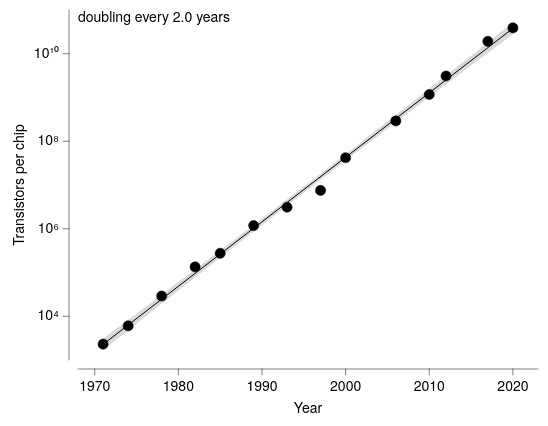

Write the Vega-Lite specification saved for this chart.
### Vega-Lite specification from a JSON file in a GitHub repository (floating-point values rounded to 4 significant figures)
{"background": null, "config": {"arc": {"fill": "#DBDBDB", "fillOpacity": 1.0, "innerRadius": 43.75, "padAngle": 0.03, "stroke": "black", "strokeOpacity": 1, "strokeWidth": 0.25}, "area": {"fill": "#DBDBDB", "fillOpacity": 1.0, "stroke": "black", "strokeOpacity": 1, "strokeWidth": 0.25}, "axis": {"domain": true, "domainCap": "round", "domainColor": "black", "domainWidth": 0.25, "grid": false, "gridCap": "round", "gridColor": "#F1F1F1", "gridDash": [0, 0], "gridOpacity": 1.0, "gridWidth": 0.25, "labelColor": "black", "labelFont": "Helvetica Neue, HelveticaNeue, Helvetica, Arial, sans-serif", "labelFontSize": 7, "labelFontStyle": "normal", "labelFontWeight": 400, "offset": 4.5, "ticks": true, "tickCap": "round", "tickColor": "black", "tickRound": false, "tickSize": 3, "tickWidth": 0.25, "titleColor": "black", "titleFont": "Helvetica Neue, HelveticaNeue, Helvetica, Arial, sans-serif", "titleFontSize": 7, "titleFontStyle": "normal", "titleFontWeight": 400}, "axisX": {"domain": true, "labelAlign": "center", "labelAngle": 0, "labels": true, "ticks": true, "translate": 0}, "axisY": {"domain": true, "labelAlign": "right", "labelAngle": 0, "labels": true, "ticks": true, "translate": 0}, "axisRight": {"domain": true, "labelAlign": "left", "labelAngle": 0, "labels": true, "ticks": true, "translate": 0}, "axisTop": {"domain": true, "labelAlign": "center", "labelAngle": 0, "labels": true, "ticks": true, "translate": 0}, "axisBand": {"tickOffset": 0}, "bar": {"fill": "#DBDBDB", "fillOpacity": 1.0, "stroke": "black", "strokeOpacity": 1, "strokeWidth": 0.25}, "boxplot": {"size": 15.75, "ticks": {"cornerRadius": 0.25, "fill": "black", "opacity": 1, "size": 7.875, "thickness": 0.25}, "box": {"fillOpacity": 1.0, "stroke": "black", "strokeOpacity": 1, "strokeWidth": 0.25}, "median": {"cornerRadius": 0, "fill": "black", "fillOpacity": 1.0, "opacity": 1, "size": 15.75, "thickness": 0.25}, "rule": {"fill": "black", "fillOpacity": 1.0, "size": 17.5, "stroke": "black", "strokeDash": [0, 0], "strokeOpacity": 1, "strokeWidth": 0.25}, "outliers": {"color": "black", "fill": "black", "fillOpacity": 1.0, "size": 0, "stroke": "black", "strokeOpacity": 1, "strokeWidth": 0.25}}, "circle": {"fill": "black", "fillOpacity": 1.0, "size": 2.188, "stroke": null, "strokeOpacity": 1, "strokeWidth": 0.25}, "errorband": {"band": {"fillOpacity": 0.6, "stroke": null, "strokeWidth": 0.25, "strokeOpacity": 1}, "borders": {"opacity": 0, "strokeOpacity": 0.25, "strokeWidth": 1}}, "errorbar": {"opacity": 1, "rule": {"strokeDash": [0, 0], "strokeWidth": 0.25}, "ticks": {"color": "black", "cornerRadius": 0.125, "opacity": 1, "size": 10.5, "thickness": 0.25}, "thickness": 0.25}, "font": "Helvetica Neue, HelveticaNeue, Helvetica, Arial, sans-serif", "geoshape": {"fill": "#DBDBDB", "fillOpacity": 1.0, "stroke": "black", "strokeOpacity": 1, "strokeWidth": 0.25}, "header": {"labelColor": "black", "labelFont": "Helvetica Neue, HelveticaNeue, Helvetica, Arial, sans-serif", "labelFontSize": 7, "labelFontStyle": "normal", "labelFontWeight": 400, "titleColor": "black", "titleFont": "Helvetica Neue, HelveticaNeue, Helvetica, Arial, sans-serif", "titleFontSize": 7, "titleFontStyle": "normal", "titleFontWeight": 400, "titlePadding": 0}, "legend": {"disable": false, "offset": 4.5, "titlePadding": 4, "labelOffset": 2, "gradientLabelOffset": 2, "gradientLength": 87.5, "gradientThickness": 8.75, "gradientOpacity": 1.0, "gradientStrokeColor": "black", "gradientStrokeWidth": 0.25, "labelColor": "black", "labelFont": "Helvetica Neue, HelveticaNeue, Helvetica, Arial, sans-serif", "labelFontSize": 7, "labelFontStyle": "normal", "labelFontWeight": 400, "strokeColor": "black", "strokeWidth": 0, "symbolSize": 42, "symbolStrokeColor": "black", "symbolStrokeWidth": 0.25, "titleColor": "black", "titleFont": "Helvetica Neue, HelveticaNeue, Helvetica, Arial, sans-serif", "titleFontSize": 7, "titleFontStyle": "normal", "titleFontWeight": 400}, "line": {"color": "black", "stroke": "black", "strokeCap": "butt", "strokeDash": [0, 0], "strokeOpacity": 1, "strokeWidth": 0.5}, "point": {"filled": true, "fill": "#DBDBDB", "fillOpacity": 1.0, "size": 8.75, "stroke": "black", "strokeOpacity": 1, "strokeWidth": 0.25}, "range": {"category": ["#B2B2B2", "#4A7CD3", "#008542", "#664CAF", "#509F98", "#636363", "#284F93", "#005226", "#382864", "#285753"], "diverging": {"scheme": ["#443E60", "#5F597E", "#7C759B", "#9994B6", "#B7B4CC", "#D6D5DC", "#F6F6F6", "#D1DAD9", "#A4C2BF", "#7AA9A4", "#578E89", "#37736E", "#1B5954"]}, "heatmap": {"scheme": ["#440154", "#472270", "#433E82", "#38598C", "#2C728E", "#238A8D", "#24A086", "#39B578", "#5DC862", "#96D646", "#CAE02D", "#FDE724"]}, "ordinal": {"scheme": ["#F1F1F1", "#DBDBDB", "#C6C6C6", "#B2B2B2", "#9D9D9D", "#898989", "#767676", "#636363", "#515151", "#404040", "#2F2F2F", "#1F1F1F"]}, "ramp": {"scheme": ["#440154", "#472270", "#433E82", "#38598C", "#2C728E", "#238A8D", "#24A086", "#39B578", "#5DC862", "#96D646", "#CAE02D", "#FDE724"]}}, "rule": {"color": "black", "stroke": "black", "strokeCap": "round", "strokeDash": [2, 2], "strokeOpacity": 1, "strokeWidth": 0.25}, "scale": {"barBandPaddingInner": 0.1, "rectBandPaddingInner": 0, "tickBandPaddingInner": 0.1, "bandPaddingOuter": 0.1, "bandWithNestedOffsetPaddingInner": 0.2, "bandWithNestedOffsetPaddingOuter": 0.2, "offsetBandPaddingInner": 0, "offsetBandPaddingOuter": 0, "round": false}, "rect": {"fill": "#DBDBDB", "fillOpacity": 1.0, "stroke": "black", "strokeOpacity": 1, "strokeWidth": 0.25}, "square": {"fill": "#DBDBDB", "fillOpacity": 1.0, "size": 17.5, "stroke": "black", "strokeOpacity": 1, "strokeWidth": 0.25}, "text": {"color": "black", "font": "Helvetica Neue, HelveticaNeue, Helvetica, Arial, sans-serif", "fontSize": 7, "fontStyle": "normal", "fontWeight": 400}, "tick": {"color": "black", "cornerRadius": 0.125, "opacity": 1.0, "size": 15.75, "thickness": 0.25}, "title": {"anchor": "middle", "frame": "group", "color": "black", "font": "Helvetica Neue, HelveticaNeue, Helvetica, Arial, sans-serif", "fontSize": 7, "fontStyle": "normal", "fontWeight": 400, "subtitleColor": "black", "subtitleFont": "Helvetica Neue, HelveticaNeue, Helvetica, Arial, sans-serif", "subtitleFontSize": "Helvetica Neue, HelveticaNeue, Helvetica, Arial, sans-serif", "subtitleFontStyle": "normal", "subtitleFontWeight": 400}, "trail": {"color": "black", "opacity": 1, "size": 0.5}, "view": {"continuousWidth": 230, "continuousHeight": 175, "discreteWidth": 230, "discreteHeight": 175, "fill": null, "stroke": null, "strokeWidth": 0.25}}, "layer": [{"data": {"name": "data-71ccae877fc7d63c338c61c9a3872b73"}, "mark": {"type": "point", "color": "black", "filled": true, "size": 26}, "encoding": {"x": {"axis": {"format": "d"}, "field": "year", "scale": {"domain": [1968, 2023], "nice": false}, "title": "Year", "type": "quantitative"}, "y": {"axis": {"labelExpr": "'10' + ['⁰','¹','²','³','⁴','⁵','⁶','⁷','⁸','⁹','¹⁰'][round(datum.value)]", "title": "Transistors per chip", "values": [4, 6, 8, 10]}, "field": "log_t", "scale": {"domain": [3, 11], "nice": false}, "type": "quantitative"}}}, {"layer": [{"data": {"name": "data-aa76fe6d7514a3e363a1a86e52d6f8d3"}, "mark": {"type": "area", "fill": "black", "fillOpacity": 0.15, "stroke": null, "strokeWidth": 0}, "encoding": {"x": {"field": "year", "type": "quantitative"}, "y": {"field": "log_t", "type": "quantitative"}, "y2": {"field": "__ci_hi"}}}, {"data": {"name": "data-b3e0e39151168cc30f0c8c2564fa1535"}, "mark": {"type": "line"}, "encoding": {"x": {"field": "year", "type": "quantitative"}, "y": {"field": "log_t", "type": "quantitative"}}}], "name": "__dysonsphere_df165ead900c5885_67"}, {"data": {"values": [{"__dysonsphere__": 1}]}, "mark": {"type": "text", "align": "left", "angle": 0, "baseline": "top", "dx": 0, "dy": 0, "opacity": 1.0}, "encoding": {"text": {"value": "doubling every 2.0 years"}, "x": {"value": 0}, "y": {"value": 0}}}], "$schema": "https://vega.github.io/schema/vega-lite/v6.4.1.json", "datasets": {"data-71ccae877fc7d63c338c61c9a3872b73": [{"year": 1971, "transistors": 2300, "log_t": 3.362}, {"year": 1974, "transistors": 6000, "log_t": 3.778}, {"year": 1978, "transistors": 29000, "log_t": 4.462}, {"year": 1982, "transistors": 134000, "log_t": 5.127}, {"year": 1985, "transistors": 275000, "log_t": 5.439}, {"year": 1989, "transistors": 1180000, "log_t": 6.072}, {"year": 1993, "transistors": 3100000, "log_t": 6.491}, {"year": 1997, "transistors": 7500000, "log_t": 6.875}, {"year": 2000, "transistors": 42000000, "log_t": 7.623}, {"year": 2006, "transistors": 291000000, "log_t": 8.464}, {"year": 2010, "transistors": 1170000000, "log_t": 9.068}, {"year": 2012, "transistors": 3100000000, "log_t": 9.491}, {"year": 2017, "transistors": 19200000000, "log_t": 10.28}, {"year": 2020, "transistors": 39000000000, "log_t": 10.59}], "data-aa76fe6d7514a3e363a1a86e52d6f8d3": [{"year": 1971.0, "log_t": 3.227, "__ci_hi": 3.489, "__dysonsphere__": 1}, {"year": 1972.0, "log_t": 3.344, "__ci_hi": 3.6, "__dysonsphere__": 1}, {"year": 1973.0, "log_t": 3.462, "__ci_hi": 3.712, "__dysonsphere__": 1}, {"year": 1973.0, "log_t": 3.58, "__ci_hi": 3.824, "__dysonsphere__": 1}, {"year": 1974.0, "log_t": 3.697, "__ci_hi": 3.936, "__dysonsphere__": 1}, {"year": 1975.0, "log_t": 3.815, "__ci_hi": 4.047, "__dysonsphere__": 1}, {"year": 1976.0, "log_t": 3.932, "__ci_hi": 4.159, "__dysonsphere__": 1}, {"year": 1976.0, "log_t": 4.049, "__ci_hi": 4.271, "__dysonsphere__": 1}, {"year": 1977.0, "log_t": 4.167, "__ci_hi": 4.383, "__dysonsphere__": 1}, {"year": 1978.0, "log_t": 4.284, "__ci_hi": 4.495, "__dysonsphere__": 1}, {"year": 1979.0, "log_t": 4.401, "__ci_hi": 4.607, "__dysonsphere__": 1}, {"year": 1980.0, "log_t": 4.518, "__ci_hi": 4.719, "__dysonsphere__": 1}, {"year": 1980.0, "log_t": 4.636, "__ci_hi": 4.832, "__dysonsphere__": 1}, {"year": 1981.0, "log_t": 4.753, "__ci_hi": 4.944, "__dysonsphere__": 1}, {"year": 1982.0, "log_t": 4.87, "__ci_hi": 5.056, "__dysonsphere__": 1}, {"year": 1983.0, "log_t": 4.987, "__ci_hi": 5.168, "__dysonsphere__": 1}, {"year": 1983.0, "log_t": 5.103, "__ci_hi": 5.281, "__dysonsphere__": 1}, {"year": 1984.0, "log_t": 5.22, "__ci_hi": 5.394, "__dysonsphere__": 1}, {"year": 1985.0, "log_t": 5.337, "__ci_hi": 5.506, "__dysonsphere__": 1}, {"year": 1986.0, "log_t": 5.453, "__ci_hi": 5.619, "__dysonsphere__": 1}, {"year": 1987.0, "log_t": 5.57, "__ci_hi": 5.732, "__dysonsphere__": 1}, {"year": 1987.0, "log_t": 5.686, "__ci_hi": 5.845, "__dysonsphere__": 1}, {"year": 1988.0, "log_t": 5.802, "__ci_hi": 5.958, "__dysonsphere__": 1}, {"year": 1989.0, "log_t": 5.918, "__ci_hi": 6.071, "__dysonsphere__": 1}, {"year": 1990.0, "log_t": 6.034, "__ci_hi": 6.185, "__dysonsphere__": 1}, {"year": 1990.0, "log_t": 6.15, "__ci_hi": 6.298, "__dysonsphere__": 1}, {"year": 1991.0, "log_t": 6.266, "__ci_hi": 6.412, "__dysonsphere__": 1}, {"year": 1992.0, "log_t": 6.381, "__ci_hi": 6.526, "__dysonsphere__": 1}, {"year": 1993.0, "log_t": 6.496, "__ci_hi": 6.64, "__dysonsphere__": 1}, {"year": 1994.0, "log_t": 6.612, "__ci_hi": 6.754, "__dysonsphere__": 1}, {"year": 1994.0, "log_t": 6.727, "__ci_hi": 6.868, "__dysonsphere__": 1}, {"year": 1995.0, "log_t": 6.841, "__ci_hi": 6.983, "__dysonsphere__": 1}, {"year": 1996.0, "log_t": 6.956, "__ci_hi": 7.097, "__dysonsphere__": 1}, {"year": 1997.0, "log_t": 7.07, "__ci_hi": 7.212, "__dysonsphere__": 1}, {"year": 1997.0, "log_t": 7.185, "__ci_hi": 7.327, "__dysonsphere__": 1}, {"year": 1998.0, "log_t": 7.299, "__ci_hi": 7.442, "__dysonsphere__": 1}, {"year": 1999.0, "log_t": 7.413, "__ci_hi": 7.558, "__dysonsphere__": 1}, {"year": 2000.0, "log_t": 7.526, "__ci_hi": 7.673, "__dysonsphere__": 1}, {"year": 2001.0, "log_t": 7.64, "__ci_hi": 7.789, "__dysonsphere__": 1}, {"year": 2001.0, "log_t": 7.753, "__ci_hi": 7.905, "__dysonsphere__": 1}, {"year": 2002.0, "log_t": 7.867, "__ci_hi": 8.021, "__dysonsphere__": 1}, {"year": 2003.0, "log_t": 7.98, "__ci_hi": 8.137, "__dysonsphere__": 1}, {"year": 2004.0, "log_t": 8.093, "__ci_hi": 8.253, "__dysonsphere__": 1}, {"year": 2004.0, "log_t": 8.206, "__ci_hi": 8.37, "__dysonsphere__": 1}, {"year": 2005.0, "log_t": 8.319, "__ci_hi": 8.486, "__dysonsphere__": 1}, {"year": 2006.0, "log_t": 8.431, "__ci_hi": 8.603, "__dysonsphere__": 1}, {"year": 2007.0, "log_t": 8.544, "__ci_hi": 8.72, "__dysonsphere__": 1}, {"year": 2008.0, "log_t": 8.656, "__ci_hi": 8.836, "__dysonsphere__": 1}, {"year": 2008.0, "log_t": 8.769, "__ci_hi": 8.953, "__dysonsphere__": 1}, {"year": 2009.0, "log_t": 8.881, "__ci_hi": 9.07, "__dysonsphere__": 1}, {"year": 2010.0, "log_t": 8.993, "__ci_hi": 9.187, "__dysonsphere__": 1}, {"year": 2011.0, "log_t": 9.106, "__ci_hi": 9.304, "__dysonsphere__": 1}, {"year": 2011.0, "log_t": 9.218, "__ci_hi": 9.422, "__dysonsphere__": 1}, {"year": 2012.0, "log_t": 9.33, "__ci_hi": 9.539, "__dysonsphere__": 1}, {"year": 2013.0, "log_t": 9.442, "__ci_hi": 9.656, "__dysonsphere__": 1}, {"year": 2014.0, "log_t": 9.554, "__ci_hi": 9.773, "__dysonsphere__": 1}, {"year": 2015.0, "log_t": 9.666, "__ci_hi": 9.891, "__dysonsphere__": 1}, {"year": 2015.0, "log_t": 9.778, "__ci_hi": 10.01, "__dysonsphere__": 1}, {"year": 2016.0, "log_t": 9.89, "__ci_hi": 10.13, "__dysonsphere__": 1}, {"year": 2017.0, "log_t": 10.0, "__ci_hi": 10.24, "__dysonsphere__": 1}, {"year": 2018.0, "log_t": 10.11, "__ci_hi": 10.36, "__dysonsphere__": 1}, {"year": 2018.0, "log_t": 10.22, "__ci_hi": 10.48, "__dysonsphere__": 1}, {"year": 2019.0, "log_t": 10.34, "__ci_hi": 10.6, "__dysonsphere__": 1}, {"year": 2020.0, "log_t": 10.45, "__ci_hi": 10.71, "__dysonsphere__": 1}], "data-b3e0e39151168cc30f0c8c2564fa1535": [{"year": 1971.0, "log_t": 3.358, "__dysonsphere__": 1}, {"year": 2020.0, "log_t": 10.58, "__dysonsphere__": 1}]}}
